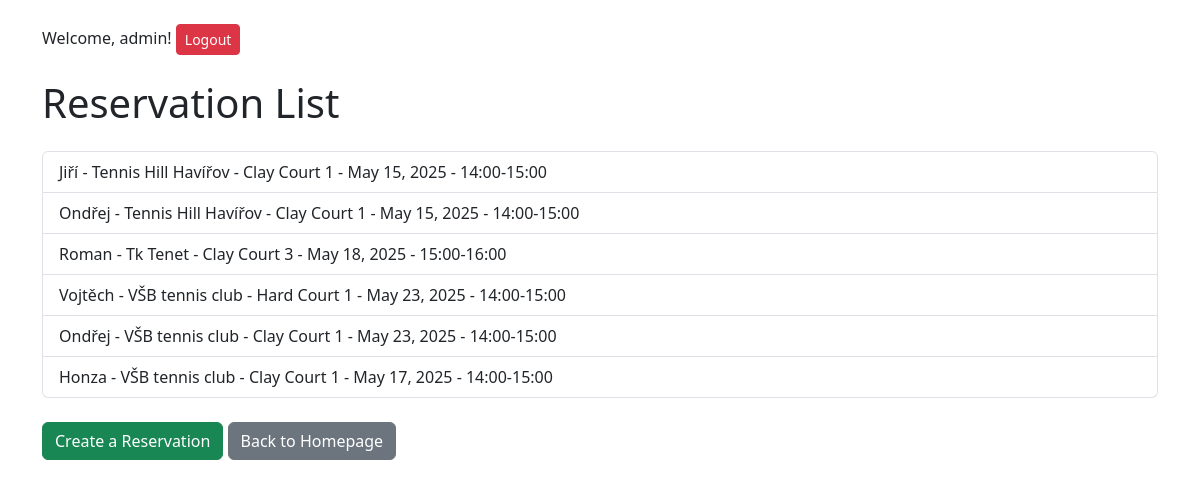
/locations/reservations/ (signed in), run on the app's committed database.
### rezervace/models.py (models this page shows, shortened)
class Reservation(models.Model):
    TIME_SLOTS = [
        ('14:00-15:00', '14:00-15:00'),
        ('15:00-16:00', '15:00-16:00'),
        ('16:00-17:00', '16:00-17:00'),
        ('17:00-18:00', '17:00-18:00'),
        ('18:00-19:00', '18:00-19:00'),
        ('19:00-20:00', '19:00-20:00'),
        ('20:00-21:00', '20:00-21:00'),
    ]
    location = models.ForeignKey(
        'Location',
        on_delete=models.CASCADE,
        verbose_name="Location",
    )
    court = models.ForeignKey('Court', on_delete=models.CASCADE, related_name='reservations', verbose_name="Court")
    name = models.CharField(max_length=100, verbose_name="Name")
    email = models.EmailField(verbose_name="Email")
    date = models.DateField(verbose_name="Date")
    time_slot = models.CharField(max_length=20, choices=TIME_SLOTS, verbose_name="Time Slot")

class Location(models.Model):
    name = models.CharField(max_length=100, verbose_name="Name")
    address = models.CharField(max_length=255, verbose_name="Address")
    city = models.CharField(max_length=100, verbose_name="City")
    clay_courts = models.IntegerField(default=0, verbose_name="Clay Courts")
    grass_courts = models.IntegerField(default=0, verbose_name="Grass Courts")
    hard_courts = models.IntegerField(default=0, verbose_name="Hard Courts")

class Court(models.Model):
    location = models.ForeignKey(Location, on_delete=models.CASCADE, related_name="courts")  # Propojení na středisko
    name = models.CharField(max_length=100)  # Např. "Clay Court 1"
    surface = models.CharField(max_length=50, choices=[  # Typ povrchu kurtu
        ('Clay', 'Clay'),
        ('Grass', 'Grass'),
        ('Hard', 'Hard')
    ])

### rezervace/views.py (the view)
# urls.py: path('reservations/', views.reservation_list, name='reservation_list'),  # Přidání cesty pro seznam rezervací
@login_required
def reservation_list(request):
    reservations = Reservation.objects.all()  # Načtení všech rezervací
    return render(request, 'rezervace/reservation_list.html', {'reservations': reservations})

### rezervace/templates/rezervace/reservation_list.html (shortened to what this page needs)
{% extends 'rezervace/base.html' %}
{% block content %}
<h1 class="mb-4">Reservation List</h1>
<ul class="list-group">
    {% for reservation in reservations %}
    <li class="list-group-item">
        {{ reservation.name }} - {{ reservation.location.name }} - {{ reservation.court.name }}
        - {{ reservation.date }} - {{ reservation.time_slot }}
    </li>
    {% endfor %}
</ul>
<div class="mt-4">
    <a href="{% url 'select_location_reservation' %}" class="btn btn-success">Create a Reservation</a>
    <a href="{% url 'homepage' %}" class="btn btn-secondary">Back to Homepage</a>
</div>
{% endblock %}

### rezervace/templates/rezervace/base.html (shortened to what this page needs)
<!DOCTYPE html>
<html lang="en">
<head>
    <link href="https://cdn.jsdelivr.net/npm/bootstrap@5.3.6/dist/css/bootstrap.min.css" rel="stylesheet">
</head>
<body>
    <div class="container mt-4">
        <nav class="mb-4">
            {% if user.is_authenticated %}
                <span>Welcome, {{ user.username }}!</span>
                <form method="post" action="{% url 'logout' %}" style="display: inline;">
                    <button type="submit" class="btn btn-danger btn-sm">Logout</button>
                </form>
            {% else %}
                <a href="{% url 'login' %}" class="btn btn-primary btn-sm">Login</a>
            {% endif %}
        </nav>
        {% block content %}
        {% endblock %}
    </div>
</body>
</html>

### data on the page
Reservation: name "Jiří", location.name "Tennis Hill Havířov", court.name "Clay Court 1", date "May 15, 2025", time_slot "14:00-15:00"
Reservation: name "Ondřej", location.name "Tennis Hill Havířov", court.name "Clay Court 1", date "May 15, 2025", time_slot "14:00-15:00"
Reservation: name "Roman", location.name "Tk Tenet", court.name "Clay Court 3", date "May 18, 2025", time_slot "15:00-16:00"
Reservation: name "Vojtěch", location.name "VŠB tennis club", court.name "Hard Court 1", date "May 23, 2025", time_slot "14:00-15:00"
Reservation: name "Ondřej", location.name "VŠB tennis club", court.name "Clay Court 1", date "May 23, 2025", time_slot "14:00-15:00"
Reservation: name "Honza", location.name "VŠB tennis club", court.name "Clay Court 1", date "May 17, 2025", time_slot "14:00-15:00"

### other printed values
{{ user.username }} "admin"
